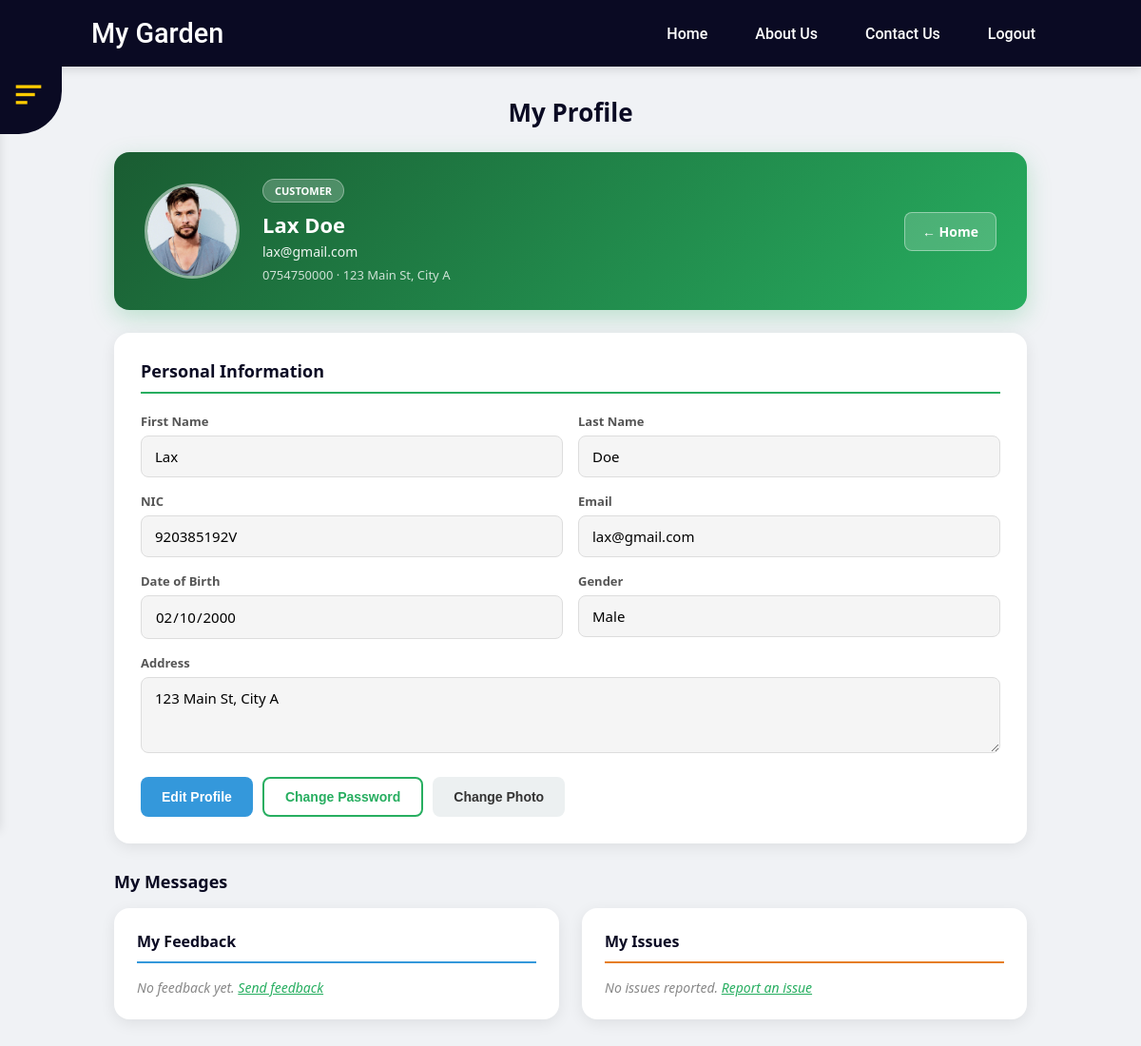
/userProfile.php (signed in), run on the app's committed database.
### tables this page shows
CREATE TABLE `users` (
  `id` int(11) NOT NULL,
  `first_name` varchar(50) NOT NULL,
  `last_name` varchar(50) NOT NULL,
  `email` varchar(255) NOT NULL,
  `password` varchar(255) NOT NULL,
  `img` varchar(50) DEFAULT NULL,
  `NIC` varchar(12) DEFAULT NULL,
  `DOB` date DEFAULT NULL,
  `Address` varchar(255) DEFAULT NULL,
  `Gender` varchar(10) DEFAULT NULL,
  `phone` varchar(15) DEFAULT NULL
);

### userProfile.php (the view, shortened to what this page needs)
<?php
include_once "db.php";
$ID = $_SESSION['user_id'];
$stmt = mysqli_prepare($conn, "SELECT * FROM users WHERE ID = ?");
mysqli_stmt_bind_param($stmt, "i", $ID);
mysqli_stmt_execute($stmt);
$user = mysqli_fetch_assoc(mysqli_stmt_get_result($stmt));
$userEmail = $user['email'];
$feedbackStmt = mysqli_prepare($conn, "SELECT * FROM contact_form WHERE email = ? OR user_id = ? ORDER BY created_at DESC");
mysqli_stmt_bind_param($feedbackStmt, "si", $userEmail, $ID);
mysqli_stmt_execute($feedbackStmt);
$userFeedback = mysqli_stmt_get_result($feedbackStmt);
$issuesStmt = mysqli_prepare($conn, "SELECT * FROM issues WHERE email = ? OR user_id = ? ORDER BY reported_at DESC");
mysqli_stmt_bind_param($issuesStmt, "si", $userEmail, $ID);
mysqli_stmt_execute($issuesStmt);
$userIssues = mysqli_stmt_get_result($issuesStmt);
?>
<!DOCTYPE html>
<html lang="en">
<head>
    <link rel="stylesheet" href="css/dashbored.css">
    <link href="https://unpkg.com/boxicons@2.1.4/css/boxicons.min.css" rel="stylesheet">
    <link rel="stylesheet" href="css/user-profile.css">
</head>
<body class="user-profile-page">
<?php include_once "navbar.php"; ?>
<div class="user-profile-wrap">
    <h1 class="page-title">My Profile</h1>
    <div class="user-header">
        <img src="<?= htmlspecialchars($user['img'] ?? 'profiles/User.jpg') ?>" alt="Profile">
        <div class="user-header-info">
            <span class="user-badge">Customer</span>
            <h2><?= htmlspecialchars($user['first_name'] . ' ' . $user['last_name']) ?></h2>
            <p><?= htmlspecialchars($user['email']) ?></p>
            <?php if (!empty($user['phone']) || !empty($user['Address'])): ?>
                <p class="user-meta">
                    <?= !empty($user['phone']) ? htmlspecialchars($user['phone']) : '' ?>
                    <?= !empty($user['phone']) && !empty($user['Address']) ? ' · ' : '' ?>
                    <?= !empty($user['Address']) ? htmlspecialchars($user['Address']) : '' ?>
                </p>
            <?php endif; ?>
        </div>
        <a href="home.php" class="home-link">← Home</a>
    </div>
    <div class="user-card">
        <h3>Personal Information</h3>
        <form method="POST" data-validate>
            <div class="user-form-grid">
                <div class="user-field">
                    <label>First Name</label>
                    <input type="text" name="firstName" value="<?= htmlspecialchars($user['first_name']) ?>" class="editable" readonly>
                </div>
                <div class="user-field">
                    <label>Last Name</label>
                    <input type="text" name="lastName" value="<?= htmlspecialchars($user['last_name']) ?>" class="editable" readonly>
                </div>
                <div class="user-field">
                    <label>NIC</label>
                    <input type="text" name="nic" value="<?= htmlspecialchars($user['NIC'] ?? '') ?>" class="editable" data-rule="nic" readonly>
                </div>
                <div class="user-field">
                    <label>Email</label>
                    <input type="email" name="email" value="<?= htmlspecialchars($user['email']) ?>" class="editable" readonly>
                </div>
                <div class="user-field">
                    <label>Date of Birth</label>
                    <input type="date" name="dob" value="<?= htmlspecialchars($user['DOB'] ?? '') ?>" class="editable" data-rule="ageFromDob" readonly>
                </div>
                <div class="user-field">
                    <label>Gender</label>
                    <input type="text" name="gender" value="<?= htmlspecialchars($user['Gender'] ?? '') ?>" class="editable" readonly>
                </div>
                <div class="user-field full">
                    <label>Address</label>
                    <textarea name="address" class="editable" readonly><?= htmlspecialchars($user['Address'] ?? '') ?></textarea>
                </div>
            </div>
            <div class="user-actions">
                <button type="button" id="edit-btn" class="ubtn ubtn-blue" onclick="enableEdit()">Edit Profile</button>
                <button type="button" id="change-password-btn" class="ubtn ubtn-outline">Change Password</button>
                <button type="button" id="change-photo-btn" class="ubtn ubtn-gray">Change Photo</button>
            </div>
        </form>
    </div>
    <h3 class="messages-title">My Messages</h3>
    <div class="messages-grid">
        <div class="msg-panel">
            <h4>My Feedback</h4>
            <?php if ($userFeedback && mysqli_num_rows($userFeedback) > 0): ?>
                <?php while ($fb = mysqli_fetch_assoc($userFeedback)): ?>
                    <div class="msg-item">
                        <div class="msg-item-top">
                            <span class="msg-date"><?= htmlspecialchars($fb['created_at']) ?></span>
                        </div>
                        <p class="msg-body"><?= htmlspecialchars($fb['message']) ?></p>
                    </div>
                <?php endwhile; ?>
            <?php else: ?>
                <p class="empty-msg">No feedback yet. <a href="contact.php">Send feedback</a></p>
            <?php endif; ?>
        </div>
        <div class="msg-panel issues">
            <h4>My Issues</h4>
            <?php if ($userIssues && mysqli_num_rows($userIssues) > 0): ?>
                <?php while ($issue = mysqli_fetch_assoc($userIssues)): ?>
                    <?php
                        $status = $issue['status'] ?? 'pending';
                        $statusClass = issueStatusClass($status);
                        $statusLabel = issueStatusLabel($status);
                    ?>
                    <div class="msg-item issue">
                        <div class="msg-item-top">
                            <span class="status-badge <?= $statusClass ?>"><?= htmlspecialchars($statusLabel) ?></span>
                            <span class="msg-date"><?= htmlspecialchars($issue['reported_at']) ?></span>
                        </div>
                        <p class="msg-body"><?= htmlspecialchars($issue['issue']) ?></p>
                    </div>
                <?php endwhile; ?>
            <?php else: ?>
                <p class="empty-msg">No issues reported. <a href="contact.php">Report an issue</a></p>
            <?php endif; ?>
        </div>
    </div>
</div>
<?php include_once "dashboard.php"; ?>
</body>
</html>

### css/dashbored.css (style rules this page uses)
* { margin: 0; padding: 0; box-sizing: border-box; }

### css/user-profile.css (style rules this page uses)
body.user-profile-page { font-family: 'Segoe UI', Arial, sans-serif; background: #f0f2f5 !important; margin: 0; min-height: 100vh; }
body.user-profile-page .user-profile-wrap { max-width: 1000px; margin: 100px auto 50px; padding: 0 20px; }
body.user-profile-page .page-title { text-align: center; color: #0a0a23; margin: 0 0 24px; font-size: 26px; }
body.user-profile-page .user-header { display: flex; align-items: center; gap: 24px; padding: 28px 32px; border-radius: 16px; margin-bottom: 24px; flex-wrap: wrap; background: linear-gradient(135deg, #1a5c32, #27ae60); color: white; box-shadow: 0 8px 24px rgba(39, 174, 96, 0.25); }
body.user-profile-page .user-header img { width: 100px; height: 100px; border-radius: 50%; object-fit: cover; border: 3px solid rgba(255, 255, 255, 0.5); flex-shrink: 0; }
body.user-profile-page .user-header-info { flex: 1; min-width: 200px; }
body.user-profile-page .user-badge { display: inline-block; padding: 4px 12px; border-radius: 20px; font-size: 11px; font-weight: 700; text-transform: uppercase; background: rgba(255, 255, 255, 0.22); border: 1px solid rgba(255, 255, 255, 0.35); }
body.user-profile-page .user-header-info h2 { margin: 8px 0 4px; font-size: 22px; color: white; }
body.user-profile-page .user-header-info p { margin: 0; font-size: 14px; color: rgba(255, 255, 255, 0.92); }
body.user-profile-page .user-meta { margin-top: 6px !important; font-size: 13px !important; opacity: 0.85 !important; }
body.user-profile-page .home-link { margin-left: auto; padding: 10px 18px; background: rgba(255, 255, 255, 0.18); color: white !important; border: 1px solid rgba(255, 255, 255, 0.4); border-radius: 8px; text-decoration: none; font-weight: 600; font-size: 14px; }
body.user-profile-page .user-card { background: white; border-radius: 16px; padding: 28px; box-shadow: 0 4px 16px rgba(0, 0, 0, 0.08); margin-bottom: 28px; }
body.user-profile-page .user-card h3 { margin: 0 0 20px; color: #0a0a23; font-size: 18px; padding-bottom: 10px; border-bottom: 2px solid #27ae60; }
body.user-profile-page .user-form-grid { display: grid; grid-template-columns: 1fr 1fr; gap: 16px; }
body.user-profile-page .user-field.full { grid-column: 1 / -1; }
body.user-profile-page .user-field label { display: block; font-size: 13px; font-weight: 600; color: #555; margin-bottom: 6px; }
body.user-profile-page .user-field input, body.user-profile-page .user-field textarea { width: 100%; padding: 11px 14px; border: 1px solid #ddd; border-radius: 8px; font-size: 15px; font-family: inherit; background: #fafafa; box-sizing: border-box; }
body.user-profile-page .user-field input[readonly], body.user-profile-page .user-field textarea[readonly] { background: #f5f5f5; }
body.user-profile-page .user-field textarea { min-height: 80px; resize: vertical; }
body.user-profile-page .user-actions { display: flex; flex-wrap: wrap; gap: 10px; margin-top: 20px; }
body.user-profile-page .ubtn { padding: 11px 22px; border: none; border-radius: 8px; font-size: 14px; font-weight: 600; cursor: pointer; }
body.user-profile-page .ubtn-blue { background: #3498db; color: white; }
body.user-profile-page .ubtn-gray { background: #ecf0f1; color: #333; }
body.user-profile-page .ubtn-outline { background: white; color: #27ae60; border: 2px solid #27ae60; }
body.user-profile-page .messages-title { color: #0a0a23; font-size: 18px; font-weight: 600; margin: 0 0 16px; }
body.user-profile-page .messages-grid { display: grid; grid-template-columns: 1fr 1fr; gap: 24px; margin-bottom: 40px; }
body.user-profile-page .msg-panel { background: white; border-radius: 16px; padding: 24px; box-shadow: 0 4px 16px rgba(0, 0, 0, 0.08); max-height: 400px; overflow-y: auto; }
body.user-profile-page .msg-panel h4 { margin: 0 0 16px; font-size: 16px; color: #0a0a23; padding-bottom: 10px; border-bottom: 2px solid #3498db; position: sticky; top: 0; background: white; }
body.user-profile-page .msg-panel.issues h4 { border-bottom-color: #e67e22; }
body.user-profile-page .empty-msg { color: #888; font-style: italic; font-size: 14px; }
body.user-profile-page .empty-msg a { color: #27ae60; }

### navbar.php (style rules this page uses)
* { margin: 0; padding: 0; box-sizing: border-box; }
a { list-style: none; }

### data on the page
users: img (placeholder picture), first_name+last_name "Lax Doe", email "lax@gmail.com", phone "0754750000", Address "123 Main St, City A", firstName "Lax", lastName "Doe", nic "920385192V", dob "02/10/2000", gender "Male", address "123 Main St, City A"
